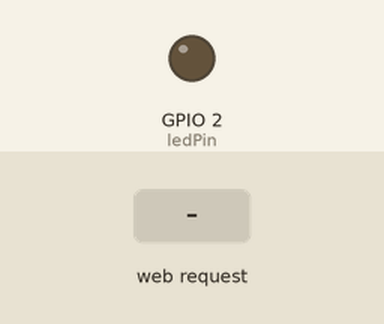
Simulated run of this sketch. Board: ESP32. On the bench: output pins drawn as LEDs (lit = HIGH). The inputs (shaded band) are chosen by the test bench. What the sketch prints to the serial monitor is not drawn.

Above: at 1.2 s.
1.3 s: HTTP request GET /LED=ON received
At 2.5 s:
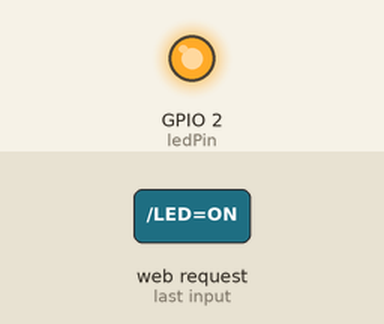
2.8 s: HTTP request GET /LED=OFF received
At 3.6 s:
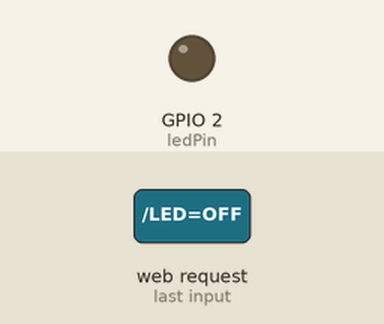
Timing chart, 0 to 5.8 s (numbered marks = the images above; inputs shaded):
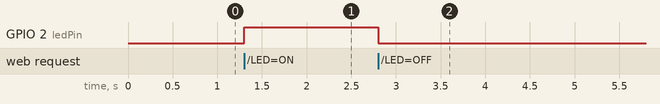

The sketch:

ESPWIFI.ino
```cpp
// Please support Youtube Channel ADSP
// https://www.youtube.com/channel/UCaFqpdENcVNK2Zn4qY-vOzQ
// VIDEO TUTOR: https://youtu.be/dzrSM-cvhgM
// GITHUB: https://github.com/adsp17/ESP32-Wifi-Bluetooth

#include <WiFi.h>
const char* ssid = "ESP32_LED";
const char* password = "12345678";

IPAddress local_ip(100, 168, 10, 1);
IPAddress gateway(192, 168, 10, 1);
IPAddress subnet(255, 255, 255, 0);

WiFiServer server(80);

const int ledPin = 2;
bool ledState = false;

void setup() {
  Serial.begin(115200);
  pinMode(ledPin, OUTPUT);
  digitalWrite(ledPin, LOW);

  WiFi.softAPConfig(local_ip, gateway, subnet);
  WiFi.softAP(ssid, password);
  server.begin();
  Serial.println("ESP32 Access Point Started");
  Serial.print("IP Address: ");
  Serial.println(WiFi.softAPIP());
}

void loop() {
  WiFiClient client = server.available();
  if (client) {
    String req = client.readStringUntil('\r');
    client.flush();

    if (req.indexOf("/LED=ON") != -1) {
      ledState = true;
    } else if (req.indexOf("/LED=OFF") != -1) {
      ledState = false;
    }

    digitalWrite(ledPin, ledState);
    client.println("HTTP/1.1 200 OK");
    client.println("Content-Type: text/html");
    client.println("");
    client.println("<!DOCTYPE HTML>");
    client.println("<html>");
    client.println("<head>");
    client.println("<title>ESP32 LED Control</title>");
    client.println("<style>");
    client.println("body { font-family: Arial; display: flex; justify-content: center; align-items: center; height: 100vh; background-color: #f2f2f2; margin: 0; }");
    client.println(".container { text-align: center; background: #fff; padding: 40px; border-radius: 15px; box-shadow: 0 0 20px rgba(0,0,0,0.1); }");
    client.println("h2 { color: #333; font-size: 28px; margin-bottom: 30px; }");
    client.println("a { text-decoration: none; }");
    client.println(".btn { font-size: 24px; padding: 15px 40px; margin: 15px; border: none; border-radius: 10px; color: white; cursor: pointer; transition: background-color 0.2s ease, transform 0.1s ease; }");
    client.println(".btn-on { background-color: #4CAF50; }");
    client.println(".btn-on:hover { background-color: #45a049; }");
    client.println(".btn-on:active { background-color: #388e3c; transform: scale(0.98); }");
    client.println(".btn-off { background-color: #f44336; }");
    client.println(".btn-off:hover { background-color: #e53935; }");
    client.println(".btn-off:active { background-color: #c62828; transform: scale(0.98); }");
    client.println("</style>");
    client.println("</head>");
    client.println("<body>");
    client.println("<div class='container'>");

    client.print("<h2>LED Status: ");
    client.print(ledState ? "ON" : "OFF");
    client.println("</h2>");

    client.println("<a href=\"/LED=ON\"><button class='btn btn-on'>TURN ON</button></a>");
    client.println("<a href=\"/LED=OFF\"><button class='btn btn-off'>TURN OFF</button></a>");

    client.println("</div>");
    client.println("</body></html>");
  }
}
```

Measured:
- after the input at 1.3 s, GPIO 2 (ledPin): LOW → HIGH at once
- after the input at 2.8 s, GPIO 2 (ledPin): HIGH → LOW at once
